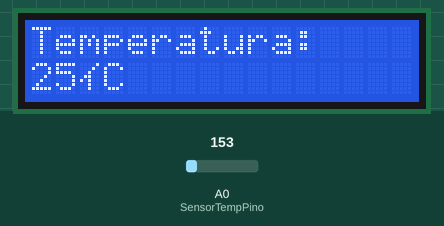
Recording of a sketch running on a simulated Arduino Uno, built with avr-gcc and run on an emulated ATmega328P. Parts: 16×2 character LCD. Inputs (shaded band) come from the test bench; at power-on: A0 (SensorTempPino) = 153.

Above: at 1.2 s.
1.3 s: A0 (SensorTempPino) set to 165
At 2.1 s:
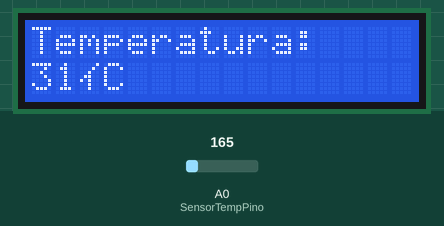
3.0 s: A0 (SensorTempPino) set to 127
At 3.5 s:
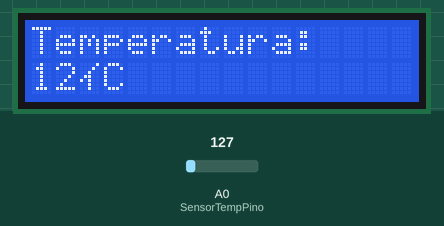
6.0 s: A0 (SensorTempPino) set to 113
At 7.1 s:
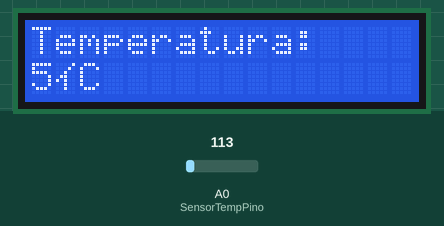
Timing chart, 0 to 9.0 s (numbered marks = the images above; inputs shaded):
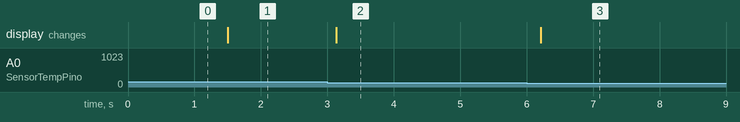

Measured:
- after the input at 1.3 s, the display: changes after 0.20 s (image 1)
- after the input at 3.0 s, the display: changes after 0.14 s (image 2)
- after the input at 6.0 s, the display: changes after 0.21 s (image 3)

The sketch:

sensor-temperatura.ino
```cpp
#include <LiquidCrystal.h>  // Inclui a biblioteca para controlar o display LCD

// Cria o objeto LCD com os pinos conectados ao Arduino: (RS, E, D4, D5, D6, D7)
LiquidCrystal LCD(12,11,7,6,5,4);

// Define o pino analógico onde o sensor de temperatura está conectado
int SensorTempPino = 0;

void setup()
{
  LCD.begin(16,2); // Inicializa o LCD com 16 colunas e 2 linhas
}

void loop()
{
  // Lê o valor analógico do sensor de temperatura (0 a 1023)
  float SensorTempTensao = analogRead(SensorTempPino);

  // Converte esse valor em tensão (0 a 5V)
  float Tensao = SensorTempTensao * 5 / 1024;

  // Converte a tensão em temperatura Celsius
  // Fórmula específica para sensor LM35 (cada 10mV = 1°C e 0.5V = 0°C)
  int TemperaturaC = round((Tensao - 0.5) * 100);

  LCD.clear(); // Limpa o conteúdo do LCD

  LCD.print("Temperatura:"); // Escreve a palavra "Temperatura:"
  LCD.setCursor(0,1);        // Move o cursor para o início da segunda linha
  LCD.print(TemperaturaC);   // Mostra o valor da temperatura
  LCD.write(B10110010);      // Escreve o símbolo de grau (°) em binário
  LCD.print("C");            // Escreve a letra C (Celsius)

  delay(200); // Aguarda 200 milissegundos antes de atualizar a leitura
}
```
